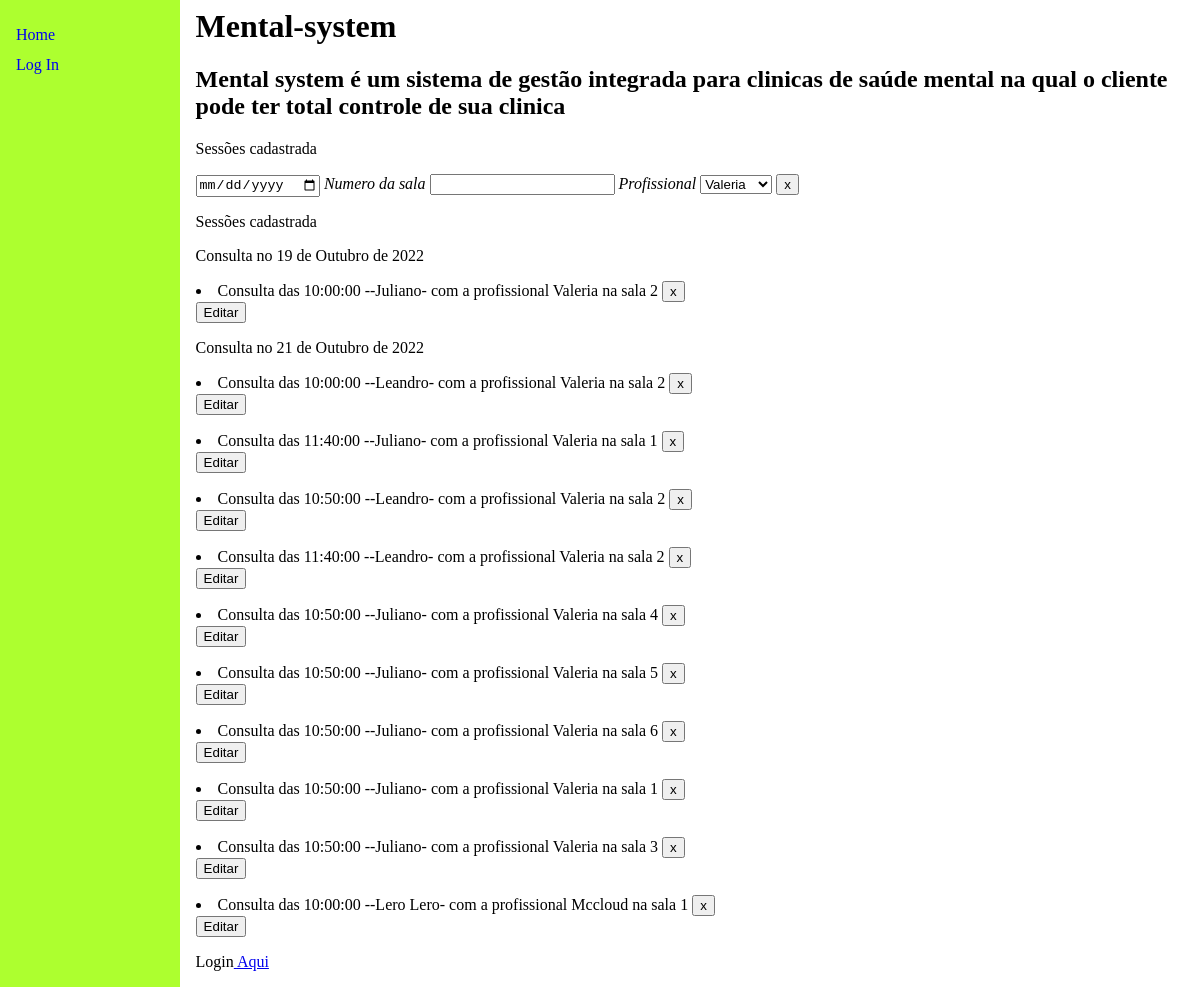
Page /Consultas/ on the committed database.
### marcacao/models.py (models this page shows, shortened)
class Consulta(models.Model):
    situacoes=(("PC","Pendente Confirmação"),("C","Confirmado"),
    ("F","Falta"),("FJ","Falta Justificada"),("P","Presença"),
    ("R","Reposição"))
    paciente=models.ForeignKey(Paciente,on_delete=models.CASCADE,default=" ")
    dia=models.DateField(default=timezone.now())
    situação=models.CharField(max_length=10,choices=situacoes)
    sala=models.ForeignKey(Sala,on_delete=models.CASCADE)
    horario=models.ForeignKey(Horarios,on_delete=models.CASCADE)
    class Meta:
        constraints=[models.UniqueConstraint(
                fields=["sala","horario","dia"],
                name="Atendimento_unico"
            )
        ]

class Horarios(models.Model):
    id = models.BigAutoField(primary_key=True)
    horario=models.TimeField()
    def __str__(self):
        return str(self.horario)

class Paciente(models.Model):
    nome=models.CharField(max_length=100,unique=True)
    Plano=models.ForeignKey(Planos, on_delete=models.CASCADE)
    data_nascimento=models.DateField()
    profissional=models.ForeignKey(Profissional,on_delete=models.CASCADE,blank=True)
    email=models.EmailField(blank=True)
    telefone=models.CharField(max_length=15,blank=True)
    cpf=models.CharField(max_length=11,blank=True)
    carteira_plano=models.CharField(max_length=30,blank=True)
    def __str__(self):
        return self.nome

class Profissional(models.Model):
    nome=models.CharField(max_length=100)
    especialidade=models.CharField(max_length=100)
    def __str__(self):
        return self.nome

class Sala(models.Model):
    id = models.BigAutoField(primary_key=True)
    def __str__(self):
        return str(self.id)

### marcacao/views.py (the view)
# urls.py: path('Consultas/',views.ver_consultas,name="Visualizar consultas como função"),
def ver_consultas(request):
    profissionais = Profissional.objects.all()
    try:
        dia_selecionado = request.GET['dia']
        sala_selecionada = request.GET['sala']
        profissional_selecionado = request.GET['profissional']
        print("pegou")
    except:
        dia_selecionado = ""
        sala_selecionada = ""
        profissional_selecionado = ""
        print('não pegou')
    if ((dia_selecionado != "")  and (sala_selecionada != "") and (profissional_selecionado != "")):
            consultas = Consulta.objects.filter(Q(dia=f"{dia_selecionado}") & Q(
                sala=sala_selecionada) & Q(paciente__profissional__nome=f"{profissional_selecionado}"))
            dias = [datetime.datetime.strptime(
                dia_selecionado, '%Y-%m-%d').date()]
    elif ((dia_selecionado == "") and (sala_selecionada != "") and (profissional_selecionado != "")):
            consultas = Consulta.objects.filter(Q(sala=sala_selecionada) & Q(
                paciente__profissional__nome=f"{profissional_selecionado}"))
            dias = Consulta.objects.filter(paciente__profissional__nome=f"{profissional_selecionado}").dates("dia", "day")
    elif ((dia_selecionado != "") and (sala_selecionada == "") and (profissional_selecionado != "")):
            consultas = Consulta.objects.filter(Q(dia=f"{dia_selecionado}") & Q(
                paciente__profissional__nome=f"{profissional_selecionado}"))
            dias = [datetime.datetime.strptime(
                dia_selecionado, '%Y-%m-%d').date()]
    elif ((dia_selecionado != "") and (sala_selecionada != "") and (profissional_selecionado == "")):
            consultas = Consulta.objects.filter(
                Q(dia=f"{dia_selecionado}") & Q(sala=sala_selecionada))
            dias = [datetime.datetime.strptime(
                dia_selecionado, '%Y-%m-%d').date()]
    elif ((dia_selecionado != "") and (sala_selecionada == "") and (profissional_selecionado == "")):
            consultas = Consulta.objects.filter(Q(dia=f"{dia_selecionado}"))
            dias = [datetime.datetime.strptime(
                dia_selecionado, '%Y-%m-%d').date()]
    elif ((dia_selecionado == "") and (sala_selecionada != "") and (profissional_selecionado == "")):
            consultas = Consulta.objects.filter(Q(sala=sala_selecionada))
            dias = Consulta.objects.dates("dia", "day")
    elif ((dia_selecionado == "") and (sala_selecionada == "") and (profissional_selecionado != "")):
            consultas = Consulta.objects.filter(
                Q(paciente__profissional__nome=f"{profissional_selecionado}"))
            dias = Consulta.objects.filter(paciente__profissional__nome=f"{profissional_selecionado}").dates("dia", "day")
    else:
        consultas = Consulta.objects.all()
        dias = Consulta.objects.dates("dia", "day")
    if request.method == "POST":
        id = request.POST["apagar"]
        Apagar = Consulta.objects.get(id=id)
        Apagar.delete()
    return render(request, "marcacao/consultas.html", {'consultas': consultas, "dias": dias, "dia_selecionado": dia_selecionado, "profissionais": profissionais})

### marcacao/templates/marcacao/consultas.html (shortened to what this page needs)
{% extends "marcacao/index.html" %}
{% block main %}
<p> Sessões cadastrada</p>
<form method="get" action="{{dia}}{{sala}}{{profissional}}">
    <input name="dia" type="date",value={{dia_selecionado}}>
    <i>Numero da sala</i>
    <input name="sala" type="number">
    <i> Profissional</i>
    <select name="profissional">
        {%for i in profissionais%}
        <option  value={{i.nome}} >{{i.nome}}</option>
        {%endfor%}
    </select>
    <button type= submit> x</button>
</form>
    <p> Sessões cadastrada</p>
{% for dia in dias %}
<p> Consulta no {{dia|date}}</p>
    {% for consulta in consultas%}
        {% if consulta.dia == dia%}
        <li> Consulta das {{consulta.horario}} --{{consulta.paciente}}- com a profissional {{consulta.paciente.profissional}} na sala {{consulta.sala}}
            <form method="post" action="" style=display:inline>
            <button name= apagar type= submit value={{consulta.id}} > x </button>
            </form>
            <form method="post" action="/Consultas/editar/{{consulta.id}}">
                <button  type= submit > Editar </button>
            </form>
        </li>
        {%endif%}
        {% empty %}
        <li> Nenhum sessão para esse dia com esse profissional</li>
    {% endfor %}
    {%empty%}
    <li></li>
{%endfor%}
{% endblock %}

### rows in the picture
Consulta: horario "10:00:00", paciente "Juliano", paciente.profissional "Valeria", sala "2", {{ consulta.id }} 63 (drawn)
Consulta: horario "10:00:00", paciente "Leandro", paciente.profissional "Valeria", sala "2", {{ consulta.id }} 65 (drawn)
Consulta: horario "11:40:00", paciente "Juliano", paciente.profissional "Valeria", sala "1", {{ consulta.id }} 66 (drawn)
Consulta: horario "10:50:00", paciente "Leandro", paciente.profissional "Valeria", sala "2", {{ consulta.id }} 67 (drawn)
Consulta: horario "11:40:00", paciente "Leandro", paciente.profissional "Valeria", sala "2", {{ consulta.id }} 68 (drawn)
Consulta: horario "10:50:00", paciente "Juliano", paciente.profissional "Valeria", sala "4", {{ consulta.id }} 69 (drawn)
Consulta: horario "10:50:00", paciente "Juliano", paciente.profissional "Valeria", sala "5", {{ consulta.id }} 70 (drawn)
Consulta: horario "10:50:00", paciente "Juliano", paciente.profissional "Valeria", sala "6", {{ consulta.id }} 71 (drawn)
Consulta: horario "10:50:00", paciente "Juliano", paciente.profissional "Valeria", sala "1", {{ consulta.id }} 72 (drawn)
Consulta: horario "10:50:00", paciente "Juliano", paciente.profissional "Valeria", sala "3", {{ consulta.id }} 73 (drawn)
Consulta: horario "10:00:00", paciente "Lero Lero", paciente.profissional "Mccloud", sala "1", {{ consulta.id }} 74 (drawn)

### other values in the picture
{{ dia|date }} "19 de Outubro de 2022" "21 de Outubro de 2022"
form field profissional "Valeria"
